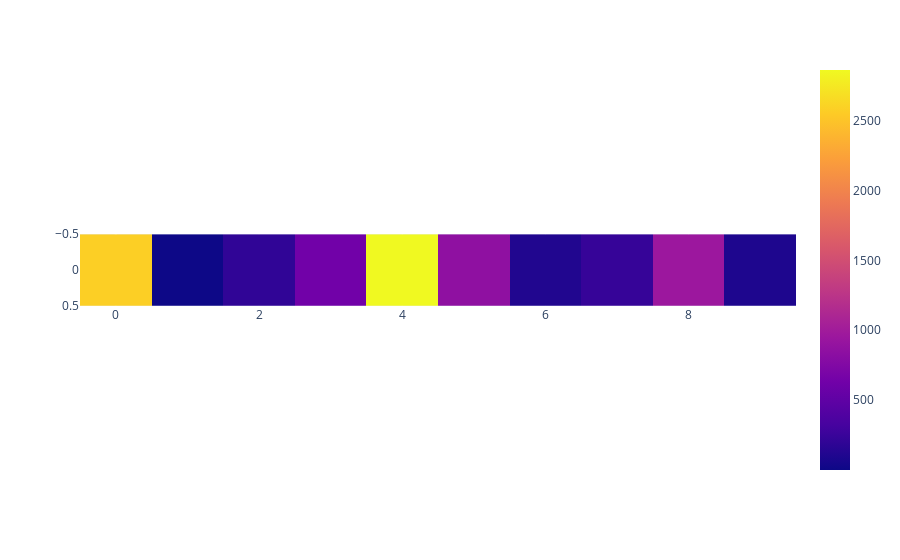

Source (notebook cell):
### Code cell
px.imshow(np.std(torch.Tensor.numpy(weight_bias_list[0][1].detach().cpu()), axis=0)[None,:])

### Figure 1 — Plotly figure (JSON) as saved in the notebook; plotly's stock layout.template omitted (floating-point values rounded to 4 significant figures)
{"data": [{"coloraxis": "coloraxis", "hovertemplate": "x: %{x}<br>y: %{y}<br>color: %{z}<extra></extra>", "name": "0", "type": "heatmap", "xaxis": "x", "yaxis": "y", "z": [[2578.0, 1.416, 198.7, 627.9, 2860.0, 853.8, 110.6, 229.1, 954.3, 97.76]]}], "layout": {"coloraxis": {"colorscale": [[0, "#0d0887"], [0.1111, "#46039f"], [0.2222, "#7201a8"], [0.3333, "#9c179e"], [0.4444, "#bd3786"], [0.5556, "#d8576b"], [0.6667, "#ed7953"], [0.7778, "#fb9f3a"], [0.8889, "#fdca26"], [1, "#f0f921"]]}, "margin": {"t": 60}, "xaxis": {"anchor": "y", "constrain": "domain", "domain": [0, 1], "scaleanchor": "y"}, "yaxis": {"anchor": "x", "autorange": "reversed", "constrain": "domain", "domain": [0, 1]}}}
